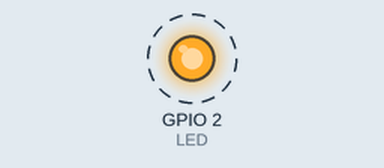
This program was run on a simulated ESP32. On the bench: output pins drawn as LEDs (lit = HIGH). Dashed ring = blinking. What the program prints to the serial monitor is not drawn.

Above: at 0.1 s.
Timing chart, 0 to 3.0 s (numbered marks = the images above):
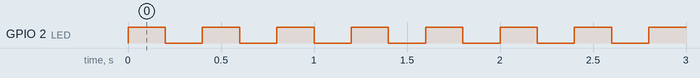

Measured:
- by itself, GPIO 2 (LED): alternates HIGH for 0.20 s and LOW for 0.20 s

The program:

main.cpp
```cpp
/**************************************
* Exemplos para criação de tasks
* Esse exemplo exibe como criar tasks no FreeRTOS
* Por: Flávio Sanches
* Data: 01/2026
***************************************/
/*Biblioteca do Arduino*/
#include <Arduino.h>
/*Biblioteca do FreeRTOS*/
#include <freertos/FreeRTOS.h>
#include <freertos/task.h>

/*mapeamento de pinos*/
#define LED 2

/*Variaveis para armazenamento do handle das tasks*/
TaskHandle_t task1Handle = NULL;
TaskHandle_t task2Handle = NULL;

/*protótipos das Task*/

void vTask1( void * pvParameters );
void vTask2( void * pvParameters );

void setup() {
    Serial.begin(9600);
    pinMode(LED, OUTPUT);

    xTaskCreate(vTask1, "TASK1", configMINIMAL_STACK_SIZE, NULL, 1, &task1Handle);
    xTaskCreate(vTask2, "TASK2", configMINIMAL_STACK_SIZE+1024, NULL, 2, &task2Handle);
}


void loop() {
  vTaskDelay(3000);
}

void vTask1( void * pvParameters ){
    pinMode(LED, OUTPUT);
    while(1){
        digitalWrite(LED, !digitalRead(LED)); // Inverte o estado do LED
        vTaskDelay(pdMS_TO_TICKS(200)); // Aguarda 200 ms;

    }
}

void vTask2( void * pvParameters ){
  int cont = 0;
    while(1){
        Serial.println("TASK 2: "+String(cont++));
        vTaskDelay(pdMS_TO_TICKS(1000)); // Aguarda 1000 ms;
    }
}
```
